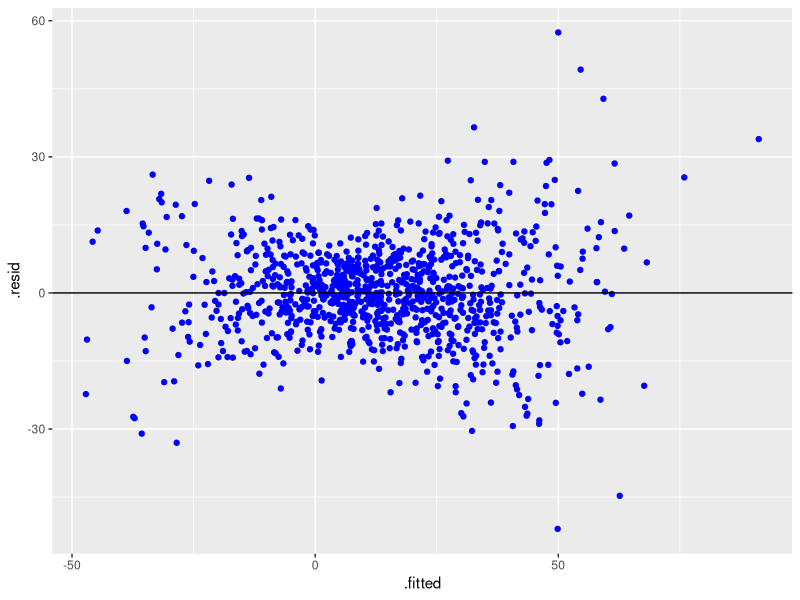
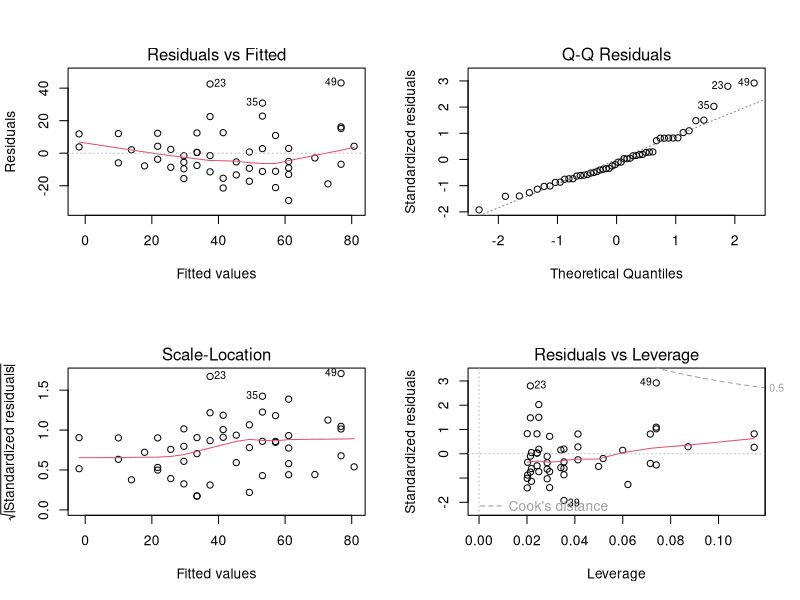
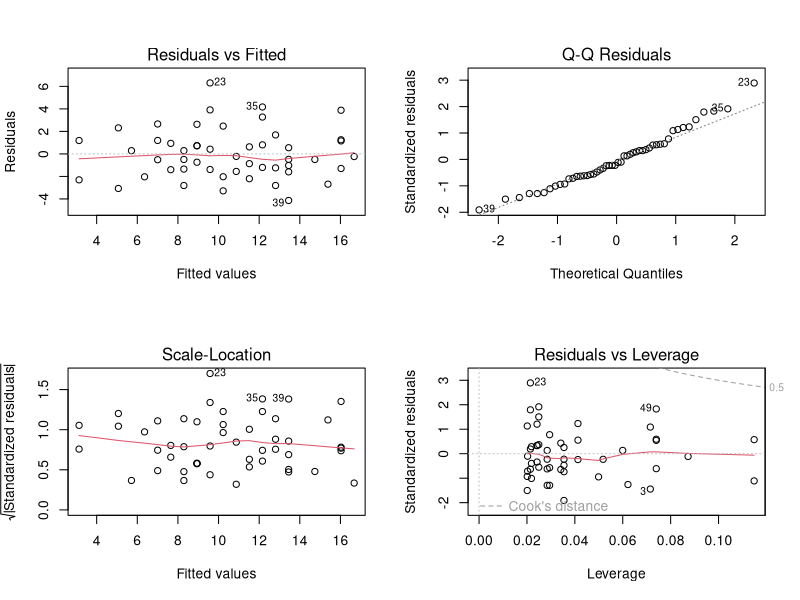

R code for these plots, in order:
## ---- chunk 1
suppressPackageStartupMessages(library(car))
suppressPackageStartupMessages(library(lmtest))
suppressPackageStartupMessages(library(MASS))
suppressPackageStartupMessages(library(ggplot2))
suppressPackageStartupMessages(library(caret))
## ---- chunk 2
set.seed(1)
n = 1000
x=rnorm(n,mean=2,sd=5)
err1 <- rnorm(n, mean = 0, sd=5+sqrt(x^2))
y1 <- 6 + 4*x + err1
mod = lm(y1~x)
bptest(mod)
ncvTest(mod)
## ---- chunk 3
mod_data = fortify(mod)
ggplot(mod_data,aes(y=.resid,x=.fitted))+geom_point(color="blue")+geom_hline(yintercept = 0)
## ---- chunk 4
lmMod <- lm(dist ~ speed, data=cars) # initial model
par(mfrow=c(2,2)) # init 4 charts in 1 panel
plot(lmMod)
## ---- chunk 5
distBCMod <- caret::BoxCoxTrans(cars$dist)
print(distBCMod)
## ---- chunk 6
cars <- cbind(cars, dist_new=predict(distBCMod, cars$dist)) # append the transformed variable to cars
head(cars) # view the top 6 rows
## ---- chunk 7
lmMod_bc <- lm(dist_new ~ speed, data=cars)
bptest(lmMod_bc)
## ---- chunk 8
plot(lmMod_bc)
## ---- chunk 9
library(sandwich)
vcovHC(lmMod, type = "HC4") #creates the variance-covariance matrix
coeftest(lmMod, vcovHC(lmMod, type = "HC4"))
summary(lmMod)$coefficients
